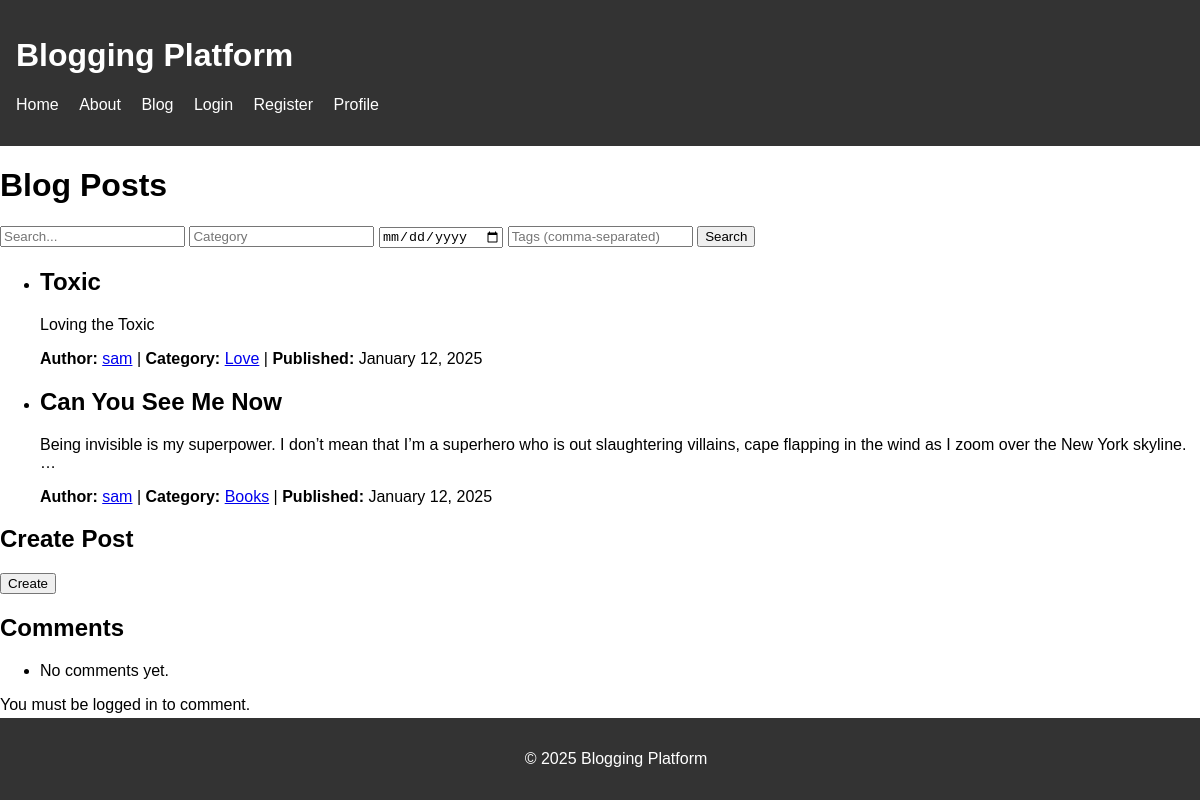
Screenshot of /blog/ with the database file from the repository.
### blog/models.py (models this page shows, shortened)
class BlogPost(models.Model):
    title = models.CharField(max_length=200)
    content = models.TextField()
    author = models.ForeignKey(User, on_delete=models.CASCADE)
    category = models.ForeignKey(Category, on_delete=models.SET_NULL, null=True)
    published_date = models.DateTimeField(auto_now=True)
    tags = models.ManyToManyField(Tag, blank=True)
    created_at = models.DateTimeField(auto_now_add=True)
    class Meta:
        ordering = ['-created_at']  # Order posts by creation date, newest first

class Category(models.Model):
    name = models.CharField(max_length=100)

### blog/views.py (the view)
# urls.py: path('', BlogListView.as_view(), name='post_list'),  # Keep this line
class BlogListView(View):
    def get(self, request):
        posts = BlogPost.objects.all().order_by('-created_at')
        return render(request, 'blog/post_list.html', {'posts': posts})

### blog/templates/blog/post_list.html (shortened to what this page needs)
{% extends 'base.html' %}
{% block content %}
<h1>Blog Posts</h1>
<form method="get" action="{% url 'blog:post_list' %}">
    <input type="text" name="q" placeholder="Search...">
    <input type="text" name="category" placeholder="Category">
    <input type="date" name="published_after" placeholder="Published After">
    <input type="text" name="tags" placeholder="Tags (comma-separated)">
    <button type="submit">Search</button>
</form>
<ul>
    {% for post in posts %}
        <li>
            <h2>{{ post.title }}</h2>
            <p>{{ post.content|truncatewords:30 }}</p>
            <p><strong>Author:</strong> <a href="{% url 'blog:posts_by_author' post.author.username %}">{{ post.author.username }}</a> |
               <strong>Category:</strong> <a href="{% url 'blog:posts_by_category' post.category.name %}">{{ post.category.name }}</a> |
               <strong>Published:</strong> {{ post.created_at|date:"F j, Y" }}</p>
        </li>
    {% empty %}
        <li>No posts available.</li>
    {% endfor %}
</ul>
<h2>Create Post</h2>
<form method="post" action="{% url 'blog:create_post' %}">
    <button type="submit">Create</button>
</form>
<h2>Comments</h2>
<ul>
    {% for comment in comments %}
        <li>
            <strong>{{ comment.author }}:</strong> {{ comment.content }}
            <br>
            <small>Posted on {{ comment.created_at }}</small>
        </li>
    {% empty %}
        <li>No comments yet.</li>
    {% endfor %}
</ul>
{% if user.is_authenticated %}
    <h3>Add a Comment</h3>
    <form method="post">
        {% csrf_token %}
        {{ comment_form.as_p }}
        <button type="submit">Submit</button>
    </form>
{% else %}
    <p>You must be logged in to comment.</p>
{% endif %}
{% endblock %}

### templates/base.html (shortened to what this page needs)
<!DOCTYPE html>
<html lang="en">
<head>
    {% load static %}
    <link rel="stylesheet" href="{% static 'css/styles.css' %}">
</head>
<body>
    <header>
        <h1>Blogging Platform</h1>
        <nav>
            <ul>
                <li><a href="{% url 'home' %}">Home</a></li>
                <li><a href="{% url 'about' %}">About</a></li>
                <li><a href="{% url 'blog:post_list' %}">Blog</a></li>
                <li><a href="{% url 'login' %}">Login</a></li>
                <li><a href="{% url 'register' %}">Register</a></li>
                <li><a href="{% url 'profile' %}">Profile</a></li>
            </ul>
        </nav>
    </header>
    <main>
        {% block content %}{% endblock %}
    </main>
    <footer>
        <p>&copy; 2025 Blogging Platform</p>
    </footer>
</body>
</html>

### static/css/styles.css (style rules this page uses)
body { font-family: Arial, sans-serif; margin: 0; padding: 0; }
header { background-color: #333; color: white; padding: 1rem; margin: 0 auto; }
nav ul { list-style: none; padding: 0; }
nav ul li { display: inline; margin-right: 1rem; }
nav ul li a { color: white; text-decoration: none; }
footer { background-color: #333; color: white; text-align: center; padding: 1rem; position: fixed; bottom: 0; width: 100%; }

### rows the page displays
BlogPost: title "Toxic", content "Loving the Toxic", author.username "sam", category.name "Love", created_at "January 12, 2025"
BlogPost: title "Can You See Me Now", content "Being invisible is my superpower. I don’t mean that I’m a superhero who is out slaughtering villains, cape flapping in the wind as I zoom over the New York skyline. …", author.username "sam", category.name "Books", created_at "January 12, 2025"
